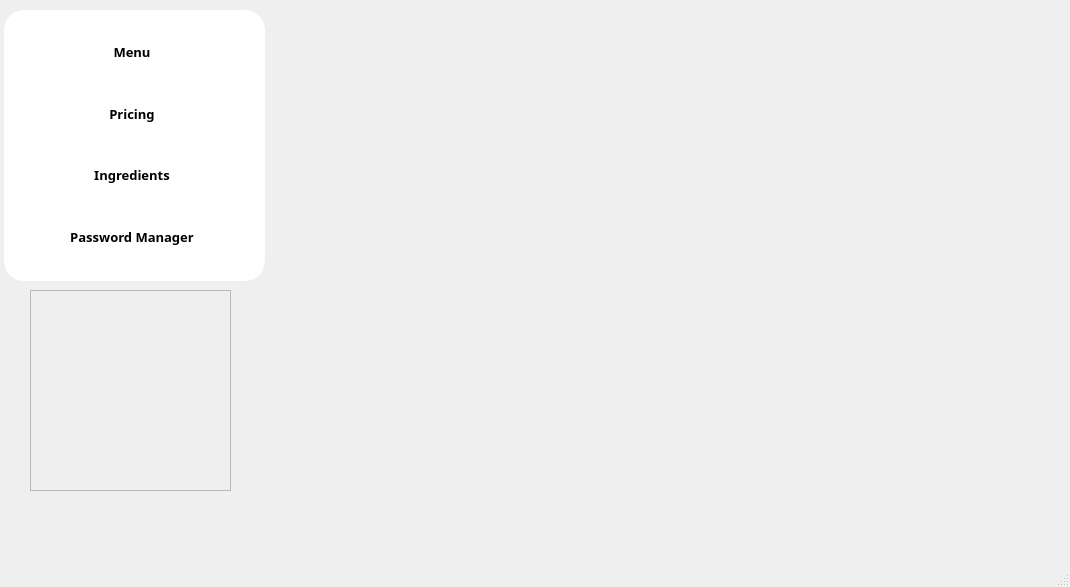
<?xml version="1.0" encoding="UTF-8"?>
<ui version="4.0">
 <class>MainWindow</class>
 <widget class="QMainWindow" name="MainWindow">
  <property name="geometry">
   <rect>
    <x>0</x>
    <y>0</y>
    <width>1070</width>
    <height>587</height>
   </rect>
  </property>
  <property name="minimumSize">
   <size>
    <width>1070</width>
    <height>587</height>
   </size>
  </property>
  <property name="maximumSize">
   <size>
    <width>1070</width>
    <height>587</height>
   </size>
  </property>
  <property name="windowTitle">
   <string>FoodPri€er</string>
  </property>
  <property name="windowIcon">
   <iconset resource="reso.qrc">
    <normaloff>:/img/app.png</normaloff>:/img/app.png</iconset>
  </property>
  <widget class="QWidget" name="centralwidget">
   <widget class="QFrame" name="frame">
    <property name="geometry">
     <rect>
      <x>4</x>
      <y>10</y>
      <width>261</width>
      <height>271</height>
     </rect>
    </property>
    <property name="styleSheet">
     <string notr="true">background-color: rgb(255, 255, 255);
border-radius:20px;</string>
    </property>
    <property name="frameShape">
     <enum>QFrame::StyledPanel</enum>
    </property>
    <property name="frameShadow">
     <enum>QFrame::Raised</enum>
    </property>
    <widget class="Button" name="PBfood">
     <property name="geometry">
      <rect>
       <x>13</x>
       <y>21</y>
       <width>230</width>
       <height>41</height>
      </rect>
     </property>
     <property name="font">
      <font>
       <family>B Nazanin</family>
       <pointsize>10</pointsize>
       <weight>75</weight>
       <bold>true</bold>
      </font>
     </property>
     <property name="text">
      <string>Menu</string>
     </property>
     <property name="icon">
      <iconset resource="reso.qrc">
       <normaloff>:/img/pizza2.png</normaloff>:/img/pizza2.png</iconset>
     </property>
    </widget>
    <widget class="Button" name="PBprice">
     <property name="geometry">
      <rect>
       <x>13</x>
       <y>83</y>
       <width>230</width>
       <height>41</height>
      </rect>
     </property>
     <property name="font">
      <font>
       <family>B Nazanin</family>
       <pointsize>10</pointsize>
       <weight>75</weight>
       <bold>true</bold>
      </font>
     </property>
     <property name="text">
      <string>Pricing</string>
     </property>
     <property name="icon">
      <iconset resource="reso.qrc">
       <normaloff>:/img/dollar.png</normaloff>:/img/dollar.png</iconset>
     </property>
    </widget>
    <widget class="Button" name="PBmaterial">
     <property name="geometry">
      <rect>
       <x>13</x>
       <y>144</y>
       <width>230</width>
       <height>41</height>
      </rect>
     </property>
     <property name="font">
      <font>
       <family>B Nazanin</family>
       <pointsize>10</pointsize>
       <weight>75</weight>
       <bold>true</bold>
      </font>
     </property>
     <property name="text">
      <string>Ingredients</string>
     </property>
     <property name="icon">
      <iconset resource="reso.qrc">
       <normaloff>:/img/grocery.png</normaloff>:/img/grocery.png</iconset>
     </property>
    </widget>
    <widget class="Button" name="PBpassword">
     <property name="geometry">
      <rect>
       <x>13</x>
       <y>206</y>
       <width>230</width>
       <height>41</height>
      </rect>
     </property>
     <property name="font">
      <font>
       <family>B Nazanin</family>
       <pointsize>10</pointsize>
       <weight>75</weight>
       <bold>true</bold>
      </font>
     </property>
     <property name="text">
      <string>Password Manager</string>
     </property>
     <property name="icon">
      <iconset resource="reso.qrc">
       <normaloff>:/img/password.png</normaloff>:/img/password.png</iconset>
     </property>
    </widget>
   </widget>
   <widget class="QFrame" name="logo">
    <property name="geometry">
     <rect>
      <x>30</x>
      <y>290</y>
      <width>201</width>
      <height>201</height>
     </rect>
    </property>
    <property name="styleSheet">
     <string notr="true"/>
    </property>
    <property name="frameShape">
     <enum>QFrame::StyledPanel</enum>
    </property>
    <property name="frameShadow">
     <enum>QFrame::Raised</enum>
    </property>
   </widget>
   <widget class="QWidget" name="widget" native="true">
    <property name="geometry">
     <rect>
      <x>270</x>
      <y>10</y>
      <width>791</width>
      <height>521</height>
     </rect>
    </property>
    <layout class="QGridLayout" name="gridLayout_2">
     <property name="leftMargin">
      <number>1</number>
     </property>
     <property name="topMargin">
      <number>1</number>
     </property>
     <property name="rightMargin">
      <number>1</number>
     </property>
     <property name="bottomMargin">
      <number>1</number>
     </property>
     <property name="spacing">
      <number>1</number>
     </property>
     <item row="0" column="0">
      <layout class="QGridLayout" name="gridLayout"/>
     </item>
    </layout>
   </widget>
  </widget>
  <widget class="QMenuBar" name="menubar">
   <property name="geometry">
    <rect>
     <x>0</x>
     <y>0</y>
     <width>1070</width>
     <height>26</height>
    </rect>
   </property>
  </widget>
  <widget class="QStatusBar" name="statusbar"/>
 </widget>
 <customwidgets>
  <customwidget>
   <class>Button</class>
   <extends>QPushButton</extends>
   <header>button.h</header>
  </customwidget>
 </customwidgets>
 <resources>
  <include location="reso.qrc"/>
 </resources>
 <connections/>
</ui>
